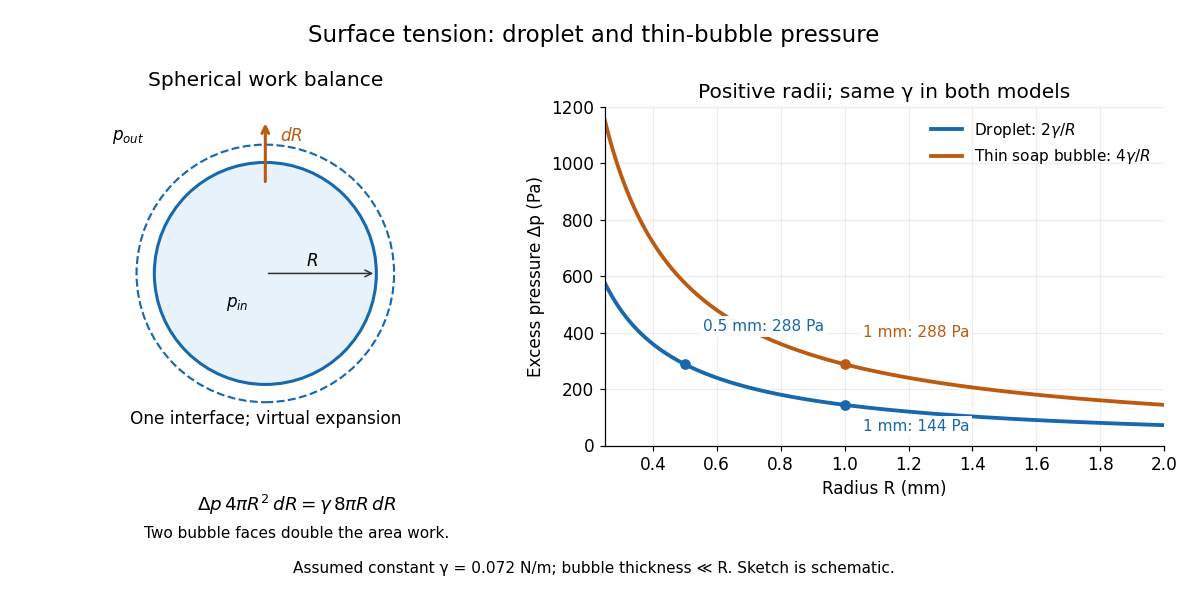

This figure's Python source:
"""Generate the matching PNG in CWD; tested with Python 3.14.4.

Uses the repository's NumPy and Matplotlib. Constant gamma is an assumed toy
parameter; the two-interface curve uses the equal-radius thin-film limit.
"""

from pathlib import Path

import matplotlib

matplotlib.use("Agg")
import matplotlib.pyplot as plt
from matplotlib.patches import Circle
import numpy as np


def main():
    gamma = 0.072  # N/m, assumed for both models
    radius_mm = np.linspace(0.25, 2.0, 400)
    radius_m = radius_mm * 1e-3
    droplet = 2 * gamma / radius_m
    bubble = 2 * droplet
    assert np.all(radius_m > 0)
    assert np.all(np.diff(droplet) < 0)
    assert np.allclose(2 * gamma / np.array([.001, .0005]), [144, 288])
    assert np.isclose(4 * gamma / .001, 288)
    plt.rcParams.update({"font.size": 11, "figure.facecolor": "white",
                         "axes.facecolor": "white", "axes.spines.top": False,
                         "axes.spines.right": False})
    fig, (sketch, ax) = plt.subplots(1, 2, figsize=(10.8, 5.4), dpi=110,
                                    gridspec_kw={"width_ratios": [1, 1.25]})
    fig.subplots_adjust(left=.035, right=.98, top=.82, bottom=.25, wspace=.23)
    blue, orange = "#1768ac", "#bb5b12"
    sketch.set_aspect("equal")
    sketch.set_xlim(-1.5, 1.5)
    sketch.set_ylim(-1.55, 1.5)
    sketch.axis("off")
    sketch.add_patch(Circle((0, 0), 1, facecolor="#e7f2fa",
                            edgecolor=blue, linewidth=2))
    sketch.add_patch(Circle((0, 0), 1.16, fill=False, edgecolor=blue,
                            linestyle="--", linewidth=1.4))
    sketch.annotate("", xy=(1, 0), xytext=(0, 0),
                    arrowprops={"arrowstyle": "->", "color": "0.2"})
    sketch.text(.42, .07, "$R$", ha="center")
    sketch.text(-.25, -.3, "$p_{in}$", ha="center")
    sketch.text(-1.38, 1.2, "$p_{out}$")
    sketch.annotate("", xy=(0, 1.38), xytext=(0, .8),
                    arrowprops={"arrowstyle": "->", "color": orange, "lw": 2})
    sketch.text(.13, 1.19, "$dR$", color=orange)
    sketch.text(0, -1.36, "One interface; virtual expansion", ha="center")
    sketch.set_title("Spherical work balance", pad=14)
    ax.plot(radius_mm, droplet, color=blue, lw=2.5, label=r"Droplet: $2\gamma/R$")
    ax.plot(radius_mm, bubble, color=orange, lw=2.5,
            label=r"Thin soap bubble: $4\gamma/R$")
    for x, y, label, offset in [(.5, 288, "0.5 mm: 288 Pa", (12, 22)),
                                (1, 144, "1 mm: 144 Pa", (12, -17))]:
        ax.scatter([x], [y], color=blue, zorder=5)
        ax.annotate(label, (x, y), xytext=offset, textcoords="offset points",
                    fontsize=10, color=blue,
                    bbox={"facecolor": "white", "edgecolor": "none", "alpha": .95, "pad": 2})
    ax.scatter([1], [288], color=orange, zorder=5)
    ax.annotate("1 mm: 288 Pa", (1, 288), xytext=(12, 18),
                textcoords="offset points", fontsize=10, color=orange,
                bbox={"facecolor": "white", "edgecolor": "none", "alpha": .95, "pad": 2})
    ax.set(xlabel="Radius R (mm)", ylabel="Excess pressure Δp (Pa)",
           xlim=(.25, 2), ylim=(0, 1200), title="Positive radii; same γ in both models")
    ax.grid(alpha=.22)
    ax.legend(loc="upper right", fontsize=10, frameon=False)
    fig.suptitle("Surface tension: droplet and thin-bubble pressure", fontsize=15, y=.96)
    fig.text(.25, .14, r"$\Delta p\,4\pi R^2\,dR = \gamma\,8\pi R\,dR$",
             ha="center", fontsize=12)
    fig.text(.25, .095, "Two bubble faces double the area work.", ha="center", fontsize=10)
    fig.text(.5, .035, "Assumed constant γ = 0.072 N/m; bubble thickness ≪ R. Sketch is schematic.",
             ha="center", fontsize=10)
    fig.savefig(Path(__file__).stem + ".png", facecolor="white", transparent=False)
    plt.close(fig)


if __name__ == "__main__":
    main()
